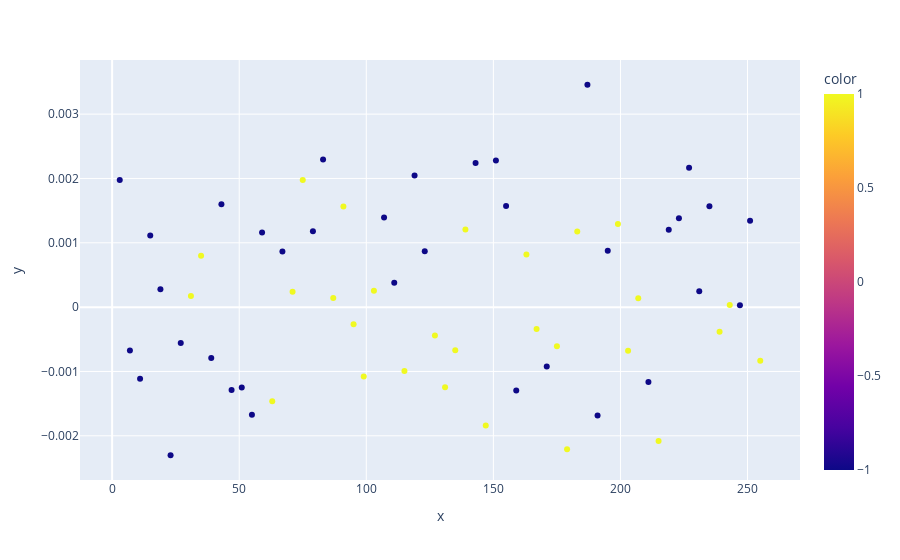

Notebook cell for this chart:
### Code cell
df_snippet = df[(df['P'] == - 1) & (df['R'] == - 1)]
px.scatter(x = df_snippet['block'], y = df_snippet['XY_power_sum_E'], color = df_snippet['E_begin'])

### Figure 1 — Plotly figure (JSON) as saved in the notebook; plotly's stock layout.template omitted (floating-point values rounded to 4 significant figures)
{"data": [{"hovertemplate": "x=%{x}<br>y=%{y}<br>color=%{marker.color}<extra></extra>", "legendgroup": "", "marker": {"color": [-1, -1, -1, -1, -1, -1, -1, 1, 1, -1, -1, -1, -1, -1, -1, 1, -1, 1, 1, -1, -1, 1, 1, 1, 1, 1, -1, -1, 1, -1, -1, 1, 1, 1, 1, -1, 1, -1, -1, -1, 1, 1, -1, 1, 1, 1, -1, -1, -1, 1, 1, 1, -1, 1, -1, -1, -1, -1, -1, 1, 1, -1, -1, 1], "coloraxis": "coloraxis", "symbol": "circle"}, "mode": "markers", "name": "", "orientation": "v", "showlegend": false, "type": "scatter", "x": [3, 7, 11, 15, 19, 23, 27, 31, 35, 39, 43, 47, 51, 55, 59, 63, 67, 71, 75, 79, 83, 87, 91, 95, 99, 103, 107, 111, 115, 119, 123, 127, 131, 135, 139, 143, 147, 151, 155, 159, 163, 167, 171, 175, 179, 183, 187, 191, 195, 199, 203, 207, 211, 215, 219, 223, 227, 231, 235, 239, 243, 247, 251, 255], "xaxis": "x", "y": [0.001977, -0.0006752, -0.001112, 0.001114, 0.0002787, -0.002302, -0.0005556, 0.0001726, 0.000797, -0.0007903, 0.0016, -0.001288, -0.00125, -0.001671, 0.00116, -0.001464, 0.0008656, 0.0002398, 0.001978, 0.00118, 0.002295, 0.0001431, 0.001563, -0.0002676, -0.00108, 0.0002564, 0.001392, 0.0003781, -0.0009918, 0.002047, 0.0008701, -0.0004392, -0.001245, -0.0006711, 0.001208, 0.002241, -0.001839, 0.002279, 0.001571, -0.001296, 0.0008182, -0.000338, -0.0009221, -0.0006066, -0.00221, 0.001175, 0.003457, -0.001685, 0.0008756, 0.001294, -0.0006774, 0.0001384, -0.001163, -0.002082, 0.001204, 0.001382, 0.002166, 0.0002468, 0.001569, -0.0003826, 3.502e-05, 2.751e-05, 0.001343, -0.0008331], "yaxis": "y"}], "layout": {"coloraxis": {"colorbar": {"title": {"text": "color"}}, "colorscale": [[0, "#0d0887"], [0.1111, "#46039f"], [0.2222, "#7201a8"], [0.3333, "#9c179e"], [0.4444, "#bd3786"], [0.5556, "#d8576b"], [0.6667, "#ed7953"], [0.7778, "#fb9f3a"], [0.8889, "#fdca26"], [1, "#f0f921"]]}, "legend": {"tracegroupgap": 0}, "margin": {"t": 60}, "xaxis": {"anchor": "y", "domain": [0, 1], "title": {"text": "x"}}, "yaxis": {"anchor": "x", "domain": [0, 1], "title": {"text": "y"}}}}
